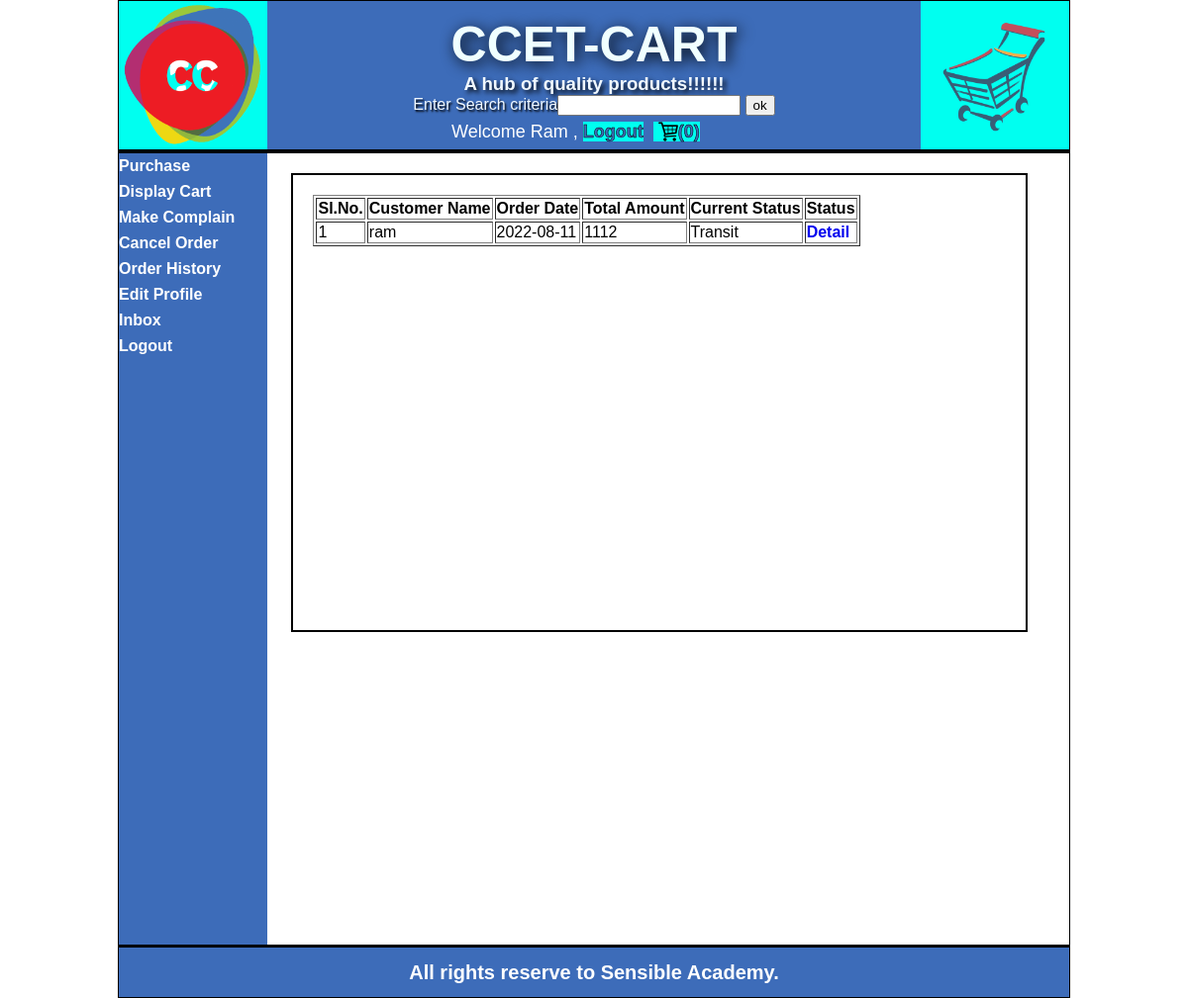
The app's page /displayOrderMasterForHistoryUser.php (signed in) with its own data.
### tables this page shows
CREATE TABLE IF NOT EXISTS `order_master` (
  `order_id` int(11) NOT NULL AUTO_INCREMENT,
  `user_name` varchar(30) NOT NULL,
  `order_date` date NOT NULL,
  `total_amount` float NOT NULL,
  `order_status` varchar(20) NOT NULL,
  `last_update_date` date NOT NULL,
  PRIMARY KEY (`order_id`)
);

### displayOrderMasterForHistoryUser.php (the view, shortened to what this page needs)
<?php @session_start();
 if(isset($_SESSION["uname"]) && $_SESSION["utype"]=="user")
  {
  include("header.php");
?>
<div id="content">
<div id="adminArea">
<div id="leftAdminArea">
<?php
  include("userMenu.php");
?>
</div>
<div id="rightAdminArea">
<?php
include("dbconnect.php");
$usr=$_SESSION["uname"];
$rsOrder=mysqli_query($con,"select * from order_master where user_name='$usr' order by order_id desc");
echo("<div id='mylist'>");
       echo("<table border='1'");
       echo("<tr>");
       echo("<th>Sl.No.</th>");
       echo("<th>Customer Name</th>");
       echo("<th>Order Date</th>");
       echo("<th>Total Amount</th>");
       echo("<th>Current Status</th>");
       echo("<th>Status</th>");
       $cnt=0;
       while($row=mysqli_fetch_array($rsOrder))
       {
           $cnt++;
           $id=$row["order_id"];
           echo("<tr>");
             echo("<td>");
               echo($cnt);
             echo("</td>");
             echo("<td>");
               echo($row["user_name"]);
             echo("</td>");
             echo("<td>");
               echo($row["order_date"]);
             echo("</td>");
             echo("<td>");
               echo($row["total_amount"]);
             echo("</td>");
             echo("<td>");
               echo($row["order_status"]);
             echo("</td>");
             echo("<td>");
               echo("<a href='displayOrderDetailForCancelUser.php?id=$id'>Detail</a>");
             echo("</td>");
           echo("</tr>");
       }
echo("</table>");
echo("</div>");
?>
</div>
</div>
</div>
<?php
  include("footer.php");
}
else
{
     header("location:loginForm.php");
}
?>

### mystyle.css (style rules this page uses)
body { margin: 0px; padding: 0px; font-family: Verdana, Geneva, Tahoma, sans-serif; }
a { text-decoration: none; font-weight: bold; }
#content { min-height: 450px; }
#adminArea { height:auto; border-bottom:3px solid black; border-top:3px solid black; }
#leftAdminArea { width:150px; min-height:100%; background-color: #3d6cb9; display:inline-block; vertical-align:top; }
#rightAdminArea { width:800px; height:auto; display:inline-block; vertical-align:top; }
#myList { margin: 20px; padding: 20px; border: 2px solid black; width: 700px; height: 420px; overflow: scroll; }

### records on screen
order_master: user_name "ram", order_date "2022-08-11", total_amount "1112", order_status "Transit"

### other values on screen
$_SESSION["uname"] "Ram"
$cnt "0"
